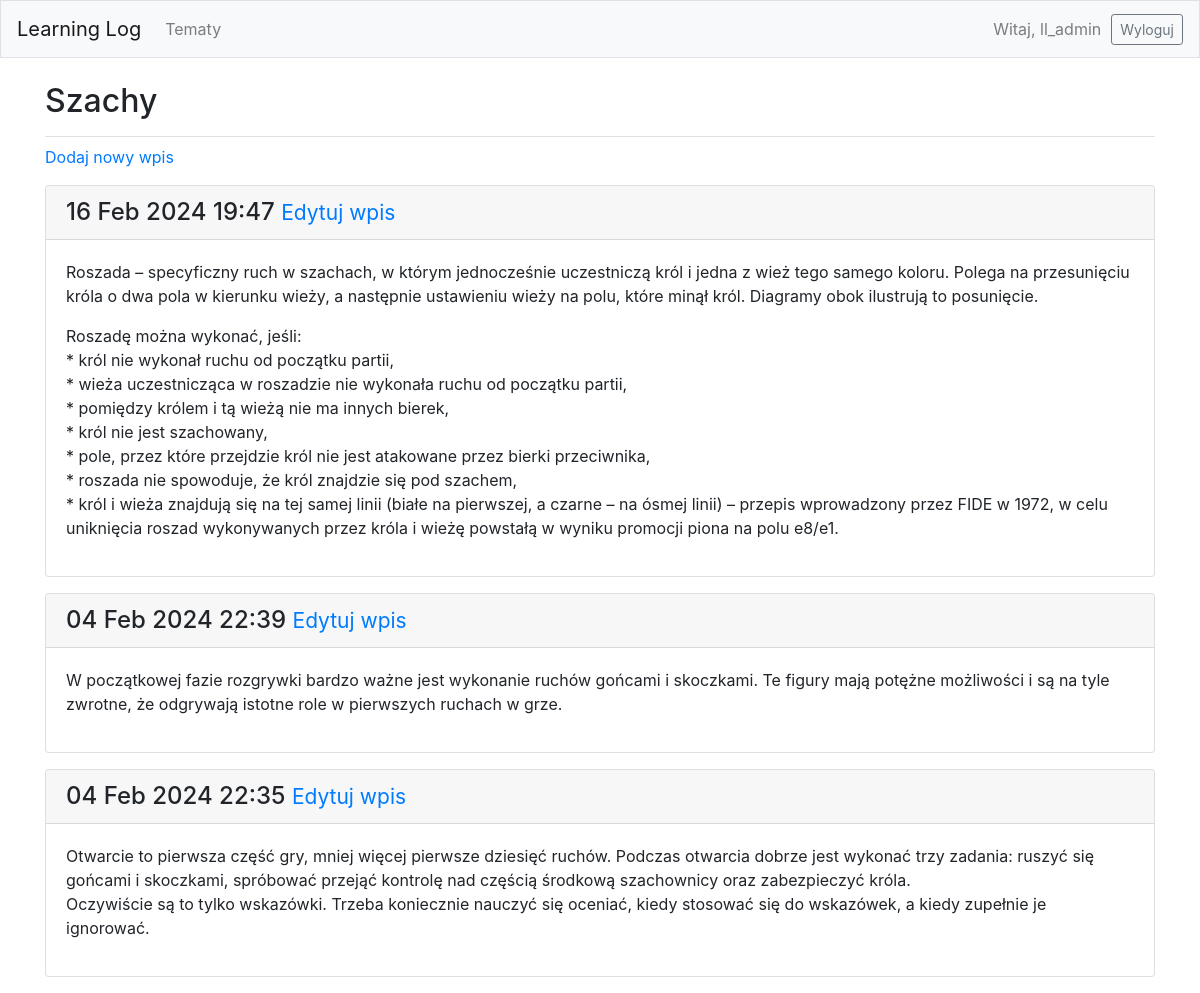
The page /topics/1/ (signed in) on the database its author committed.
### learning_logs/models.py (models this page shows, shortened)
class Topic(models.Model):
    text = models.CharField(max_length=200)
    date_added = models.DateTimeField(auto_now_add=True)
    owner = models.ForeignKey(User, on_delete=models.CASCADE)
    def __str__(self):
        return self.text

class Entry(models.Model):
    topic = models.ForeignKey(Topic, on_delete=models.CASCADE)
    text = models.TextField()
    date_added = models.DateTimeField(auto_now_add=True)
    class Meta:
        verbose_name_plural = 'entries'

### learning_logs/views.py (the view)
# urls.py: path('topics/<int:topic_id>/', views.topic, name='topic'),
@login_required
def topic(request, topic_id):
    topic = Topic.objects.get(id=topic_id)
    check_topic_owner(topic, request)
    entries = topic.entry_set.order_by('-date_added')
    context = {'topic': topic, 'entries': entries}
    return render(request, 'learning_logs/topic.html', context)

### learning_logs/views.py (called while the page is built)
def check_topic_owner(topic, request):
    if topic.owner != request.user:
        raise Http404

### learning_logs/templates/learning_logs/topic.html
{% extends 'learning_logs/base.html' %}
{% block page_header %}
<h2>{{ topic }}</h2>
{% endblock page_header %}
{% block content %}
<p>
    <a href="{% url 'learning_logs:new_entry' topic.id %}">Dodaj nowy wpis</a>
</p>
{% for entry in entries %}
<div class="card mb-3">
    <h4 class="card-header">
        {{ entry.date_added|date:'d M Y H:i' }}
        <small><a href="{% url 'learning_logs:edit_entry' entry.id %}">
            Edytuj wpis</a></small>
    </h4>
    <div class="card-body">
        {{ entry.text|linebreaks }}
    </div>
</div>
{% empty %}
Nie ma jeszcze żadnego wpisu.
{% endfor %}
{% endblock content %}

### learning_logs/templates/learning_logs/base.html (shortened to what this page needs)
{% load bootstrap4 %}
<!doctype html>
<html lang="pl">
<head>
    {% bootstrap_css %}
</head>
<body>
<nav class="navbar navbar-expand-md navbar-light bg-light mb-4 border">
    <a class="navbar-brand" href="{% url 'learning_logs:index' %}">
        Learning Log</a>
    <div class="collapse navbar-collapse" id="navbarCollapse">
        <ul class="navbar-nav mr-auto">
            <li class="nav-item">
                <a class="nav-link" href="{% url 'learning_logs:topics' %}">
                    Tematy</a></li>
        </ul>
        <ul class="navbar-nav ml-auto">
            {% if user.is_authenticated %}
            <li class="nav-item">
                <span class="navbar-text">Witaj, {{ user.username }} </span>
            </li>
            {% endif %}
        </ul>
        {% if user.is_authenticated %}
        <form action="{% url 'users:logout' %}" method='post'>
            <button name='submit' class='btn btn-outline-secondary btn-sm'>
                Wyloguj
            </button>
        </form>
        {% endif %}
    </div>
</nav>
<main role="main" class="container">
    <div class="pb-2 mb-2 border-bottom">
        {% block page_header %}{% endblock page_header %}
    </div>
    <div>
        {% block content %}{% endblock content %}
    </div>
</main>
</body>

### rows shown on the page
Topic: text "Szachy"
Entry: date_added "16 Feb 2024 19:47", text "Roszada – specyficzny ruch w szachach, w którym jednocześnie uczestniczą król i jedna z wież tego samego koloru. Polega na przesunięciu króla o dwa pola w kierunku wieży, a następnie ustawieniu wieży na polu, które minął król. Diagramy obok ilustrują to posunięcie. Roszadę można wykonać, jeśli: * król nie wykonał ruchu od początku partii, * wieża uczestnicząca w roszadzie nie wykonała ruchu od początku partii, * pomiędzy królem i tą wieżą nie ma innych bierek, * król nie jest szachowany, * pole, przez które przejdzie król nie jest atakowane przez bierki przeciwnika, * roszada nie spowoduje, że król znajdzie się pod szachem, * król i wieża znajdują się na tej samej linii (białe na pierwszej,…"
Entry: date_added "04 Feb 2024 22:39", text "W początkowej fazie rozgrywki bardzo ważne jest wykonanie ruchów gońcami i skoczkami. Te figury mają potężne możliwości i są na tyle zwrotne, że odgrywają istotne role w pierwszych ruchach w grze."
Entry: date_added "04 Feb 2024 22:35", text "Otwarcie to pierwsza część gry, mniej więcej pierwsze dziesięć ruchów. Podczas otwarcia dobrze jest wykonać trzy zadania: ruszyć się gońcami i skoczkami, spróbować przejąć kontrolę nad częścią środkową szachownicy oraz zabezpieczyć króla. Oczywiście są to tylko wskazówki. Trzeba koniecznie nauczyć się oceniać, kiedy stosować się do wskazówek, a kiedy zupełnie je ignorować."

### other values the page prints
{{ user.username }} "ll_admin"
